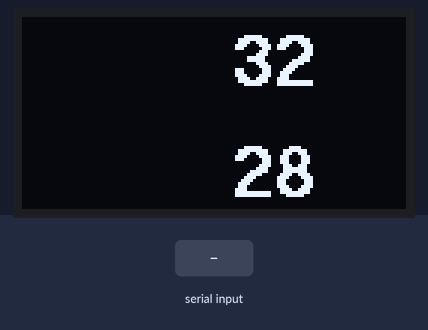
Bench run of a sketch on a simulated Arduino Uno, built with avr-gcc and run on an emulated ATmega328P. Parts: 128×64 one-colour display. The inputs (shaded band) are chosen by the test bench. What the sketch prints to the serial monitor is not drawn.

Above: at 1.8 s.
1.9 s: "command\n" received over the second serial link
3.4 s: "on\n" received over the second serial link
4.9 s: "1\n" received over the second serial link
Timing chart, 0 to 7.9 s (numbered marks = the images above; inputs shaded):
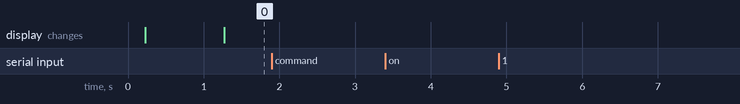

The sketch:

oled_soft.ino
```cpp
#include <SoftwareSerial.h>
//#include <TimerOne.h> // timer interrupt
#include <U8g2lib.h>

U8G2_SH1106_128X64_NONAME_F_HW_I2C u8g2(U8G2_R0, /* reset=*/ U8X8_PIN_NONE);

//SoftwareSerial serialName(RX, TX);
SoftwareSerial espSerial(2, 3);

String str_read;
char str_status[50];
char buff[50]; // srial buffer
int temp_home = 32; // 실내 온도 값
int humi = 28;
String aircon_onoff = "off";
int main_cnt = 0;
int cnt = 0;

void setup() {
  Serial.begin(9600);
  delay(100);

  espSerial.begin(9600);
  delay(100);

  u8g2.begin();
  u8g2.enableUTF8Print();
  u8g2.setFont(u8g2_font_crox5hb_tf);
  u8g2.setFontDirection(0);
}

void loop() {
  str_read = espSerial.readStringUntil('\n');
  Serial.println(str_read);
  if (str_read.startsWith("command")) {
    if (str_read.substring(8) == "on") {
      aircon_onoff = "on";
      Serial.println(aircon_onoff);
    } else {
      aircon_onoff = "off";
      Serial.println(aircon_onoff);
    }
  }
  u8g2.firstPage();
  do {
    u8g2.setCursor(70, 23);
    u8g2.print(String(temp_home));
    u8g2.setCursor(70, 60);
    u8g2.print(String(humi));
  } while ( u8g2.nextPage() );
  delay(1);
  main_cnt++;
  if (main_cnt >= 3000) {
    if (aircon_onoff == "on") {
      temp_home--;
      humi--;
    } else {
      temp_home++;
      humi++;
    }
    sprintf(str_status, "temp:%d,humi:%d", temp_home, humi);
    espSerial.println(str_status);
    Serial.println("Send status");
  }
}
```

Measured:
- after the input at 1.9 s, every drawn part: stays the same
- after the input at 3.4 s, every drawn part: stays the same
- after the input at 4.9 s, every drawn part: stays the same
